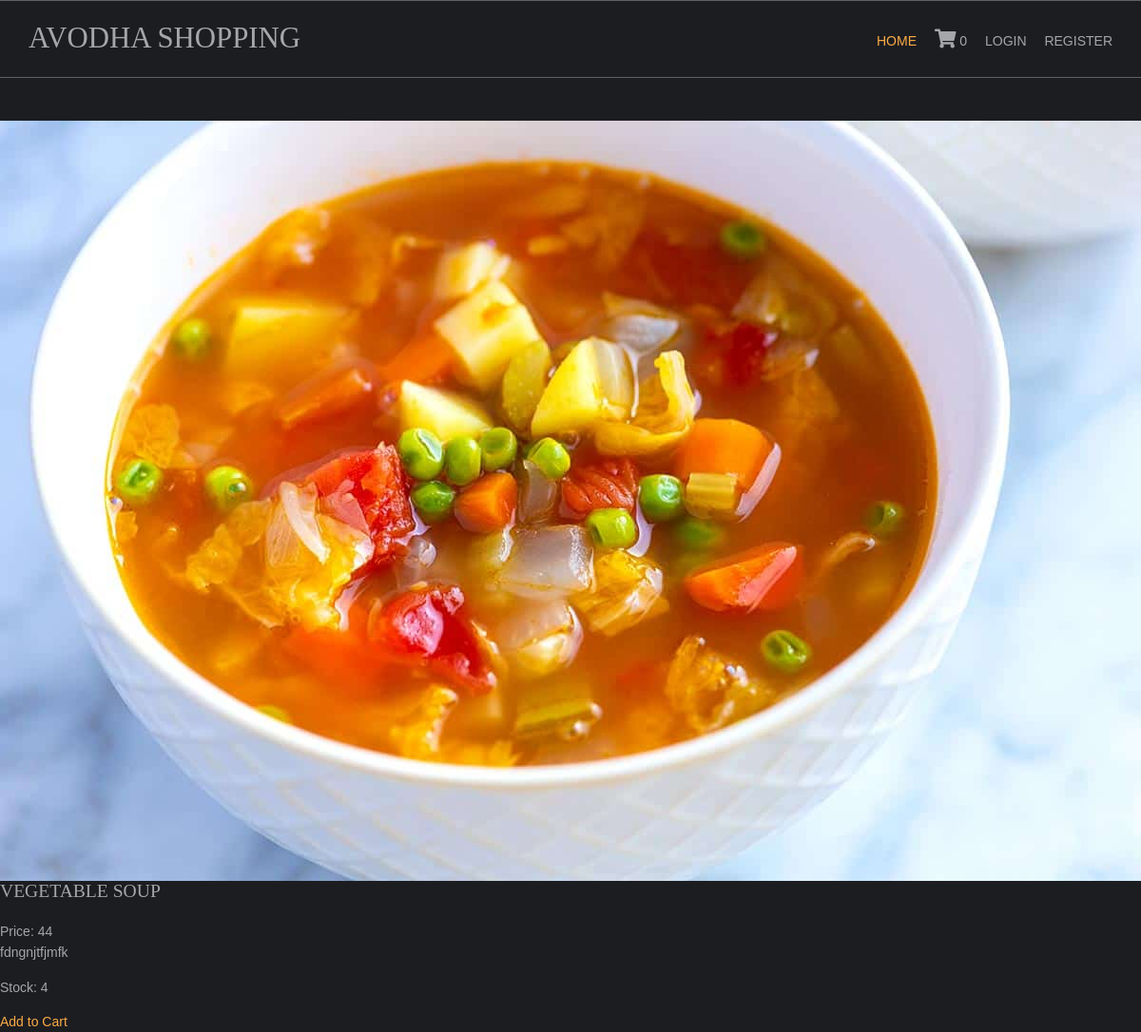
/vegetables-recipe/vegetable-soup, run on the app's committed database.
### shop/models.py (models this page shows, shortened)
class products(models.Model):
    name = models.CharField(max_length = 250, unique = True)
    slug = models.SlugField(max_length = 250, unique = True)
    img = models.ImageField(upload_to = 'product')
    desc = models.TextField()
    stock = models.IntegerField()
    available = models.BooleanField()
    price = models.IntegerField()
    category = models.ForeignKey(categ, on_delete = models.CASCADE)

### shop/views.py (the view)
# urls.py: path('<slug:c_slug>/<slug:product_slug>', views.prodDetails, name = 'details'),
def prodDetails(request, c_slug, product_slug):
    try:
        prod = products.objects.get(category__slug = c_slug, slug = product_slug)
    except Exception as e:
        raise e
    return render(request, 'item.html', { 'pr': prod })

### cart/context_processor.py (called while the page is built)
def count(request):
    item_count=0;
    if 'admin' in request.path:
        return {}
    else:
        try:
            ct=cartlist.objects.filter(cart_id=c_id(request))
            cti=items.objects.all().filter(cart=ct[:1])
            for c in cti:
                item_count+=c.quan
        except cartlist.DoesNotExist:
            item_count=0
        return dict(itc=item_count)

### cart/views.py (called while the page is built)
def c_id(request):
    ct_id = request.session.session_key
    if not ct_id:
        ct_id = request.session.create()
    return ct_id

### templates/item.html (shortened to what this page needs)
{% extends 'base.html' %}
{% load static %}
{% block content %}
<html lang="en">
<head>
    <link href="{% static 'pr/fontawesome/css/all.min.css" rel="stylesheet'%}" />
    <link href="{% static 'pr/css/templatemo-comparto.css" rel="stylesheet'%}" />
</head>
<body>
  <br><br>
        <section class="tm-mb-1" id="about">
            <div class="tm-row tm-about-row">
                <div class="tm-section-1-l">
                    <img src="{{pr.img.url}}" alt="About image" class="tm-img-responsive">
                </div>
                <article class="tm-section-1-r tm-bg-color-8">
                    <h2 class="tm-mb-2 tm-title-color">{{pr.name}}</h2>
					<p>Price: {{pr.price}}<br>{{pr.desc}}</p>
					<p>Stock: {{pr.stock}}</p>
					{% if pr.stock <= 0 %}
					<h1 style="color:red">sorry.No stock left</h1>
					{% else %}
					<a href="{% url 'addcart' pr.id %}" class="tm-btn tm-btn-1 tm-link-to-services">Add to Cart</a>
					{% endif %}
                </article>
            </div>
        </section>
</body>
</html>
{% endblock %}

### static/hm/layout/styles/layout.css (style rules this page uses)
*, *::before, *::after { transition:all .3s ease-in-out; }
body { color:#A5A6AA; background-color:#1C1D21; }
a { color:#FBAB45; }

### static/hm/layout/styles/framework.css (style rules this page uses)
html { overflow-y:scroll; overflow-x:hidden; }
html, body { margin:0; padding:0; font-size:14px; line-height:1.6em; }
*, *::before, *::after { box-sizing:border-box; }
a { outline:none; text-decoration:none; }
img { width:auto; max-width:100%; height:auto; margin:0; padding:0; border:none; line-height:normal; vertical-align:middle; }
body, input, textarea, select { font-family:Verdana, Geneva, sans-serif; }
h1, h2, h3, h4, h5, h6, .heading { font-family:Georgia, "Times New Roman", Times, serif; }
::placeholder { opacity:1; }
h1, h2, h3, h4, h5, h6, .heading { margin:0 0 20px 0; font-size:1.4rem; line-height:normal; font-weight:normal; text-transform:uppercase; }
address, article, aside, figcaption, figure, footer, header, main, nav, section { display:block; margin:0; padding:0; }

### data on the page
products: img (picture), name "VEGETABLE SOUP", price "44", desc "fdngnjtfjmfk", stock "4"

### other printed values
{{ itc }} "0"
